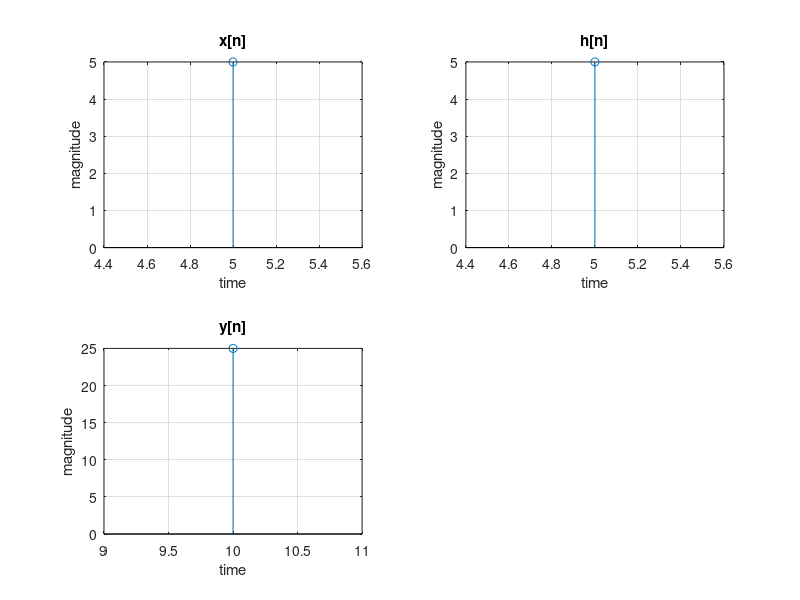

This chart was generated by the following MATLAB code:
%%linear convolution of discrete signal

clc;
close all;
clear all;
xn=input('enter the range of x[n] : ');
x=input('enter x[n] : ');
hn=input('enter the range of h[n] : ');
h=input('enter h[n] : ');
yn=min(xn)+min(hn):max(xn)+max(hn);
k=length(yn);
y=zeros(1,k);
l=length(x);
m=length(h);
for i=1:k;
    for j=1:l;
        p=i-j+1;
        if ((p>0)&&(p<m+1));
            y(1,i)=y(1,i)+x(1,j)*h(1,p);
        end;
    end
end
subplot(221);
stem(xn,x);grid on;
title('x[n]');
xlabel('time');
ylabel('magnitude');
subplot(222)
stem(hn,h);grid on;
title('h[n]');
xlabel('time');
ylabel('magnitude');
subplot(223);
stem(yn,y);grid on;
title('y[n]');
xlabel('time');
ylabel('magnitude');
